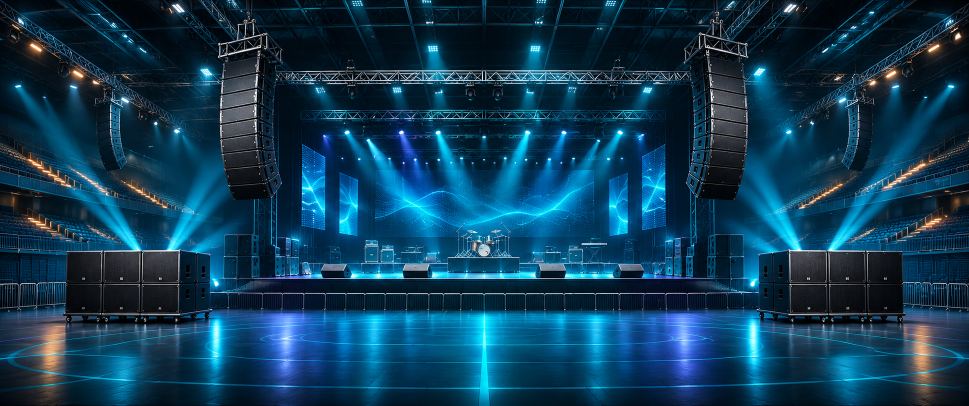
#> input picture assets/imersip/scenes/scene_live_concert.png, 1938 x 811 px, found by its file name (shown at 1/2 size)
$ python normalize_immersib_scene_assets.py
#> lines starting #> are read from the running program, lines starting #| are printed output that depends on the picture
#> in main, original is the input picture: PIL image 1938x811 RGB; mean R, G, B 15.2, 59.4, 85.4
#!/usr/bin/env python3
# SPDX-License-Identifier: AGPL-3.0-only
"""Normalize ONLY the six approved photo venues to a 2200x922 concert viewport.

No artificial speaker sprites, no distortion, no black padding, no synthesis.
Original photography remains recoverable from Git history. Idempotent operation.
"""
from __future__ import annotations
import argparse
from pathlib import Path
from PIL import Image

CANVAS=(2200,922)
SCENE_TOP={
    "scene_live_concert.png":0.50,
    "scene_royal_concert_hall.png":0.20,
    "scene_arena_thunder.png":0.17,
    "scene_front_row_power.png":0.14,
    "scene_symphonic_palace.png":0.20,
    "scene_velvet_cinema.png":0.50,
}

def fit_photo(image: Image.Image, name: str) -> tuple[Image.Image,tuple[int,int,int,int]]:
#> called with name = 'scene_live_concert.png'
    original=image.convert("RGB")
    sw,sh=original.size
#> sw = 1938; sh = 811
    tw,th=CANVAS
    if sw*th>=sh*tw:
        cw,ch=max(1,sh*tw//th),sh
#> cw = 1935; ch = 811
    else:
        cw,ch=sw,max(1,sw*th//tw)
    x0=(sw-cw)//2
#> x0 = 1
    y0=round((sh-ch)*SCENE_TOP[name])
#> y0 = 0
    y0=max(0,min(sh-ch,y0))
    crop_rect=(x0,y0,x0+cw,y0+ch)
#> crop_rect = (1, 0, 1936, 811)
    # LANCZOS is only resampling; never stretch independent X/Y geometries.
    return original.crop(crop_rect).resize(CANVAS,Image.Resampling.LANCZOS),crop_rect

def main()->int:
    parser=argparse.ArgumentParser()
    parser.add_argument("--directory",type=Path,default=Path("assets/imersip/scenes"))
    parser.add_argument("--check",action="store_true")
    args=parser.parse_args()
    observed={p.name for p in args.directory.glob("*.png")}
    expected=set(SCENE_TOP)
    if observed!=expected:
        raise SystemExit(f"Unexpected photo files: missing={expected-observed} extra={observed-expected}")
    failures=[]
    for name in SCENE_TOP:
        path=args.directory/name
        with Image.open(path) as original:
            original.load()
            if original.size==CANVAS and original.mode in ("RGB","RGBA"):
                print(f"PASS {name}: {original.size} {original.mode}");continue
            if args.check:
                failures.append(f"{name}: {original.size} {original.mode}")
                continue
            image,box=fit_photo(original,name)
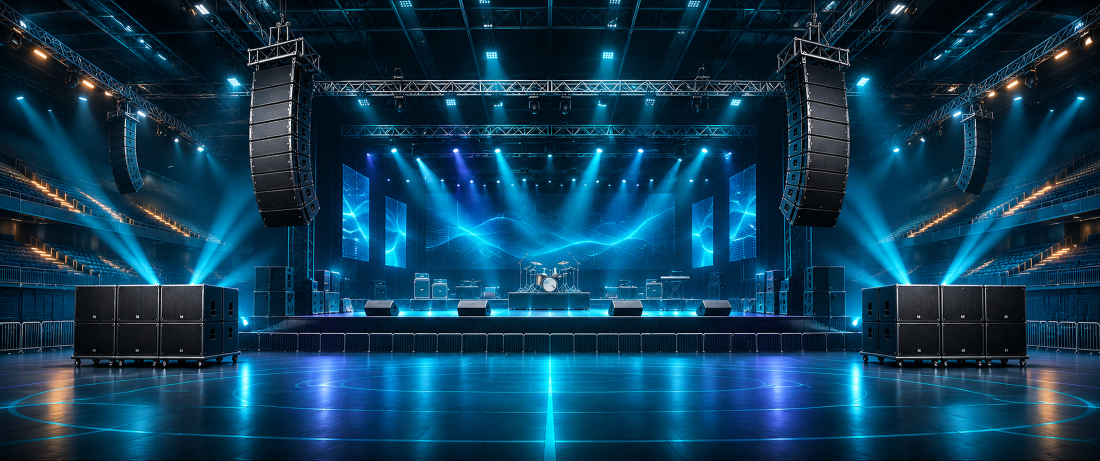
#> image: PIL image 2200x922 RGB (shown at 1/2 size); mean R, G, B 15.3, 59.5, 85.4
#> box = (1, 0, 1936, 811)
            print(f"NORMALIZE {name}: {original.size} -> {image.size} source_crop={box}")
#| NORMALIZE scene_live_concert.png: (1938, 811) -> (2200, 922) source_crop=(1, 0, 1936, 811)
            image.save(path,"PNG",optimize=True,compress_level=7)
    if failures:
        raise SystemExit("PANORAMA CONTRACT FAIL:\n"+"\n".join(failures))
    return 0
if __name__=="__main__":
    raise SystemExit(main())
#> (the program exits here)
